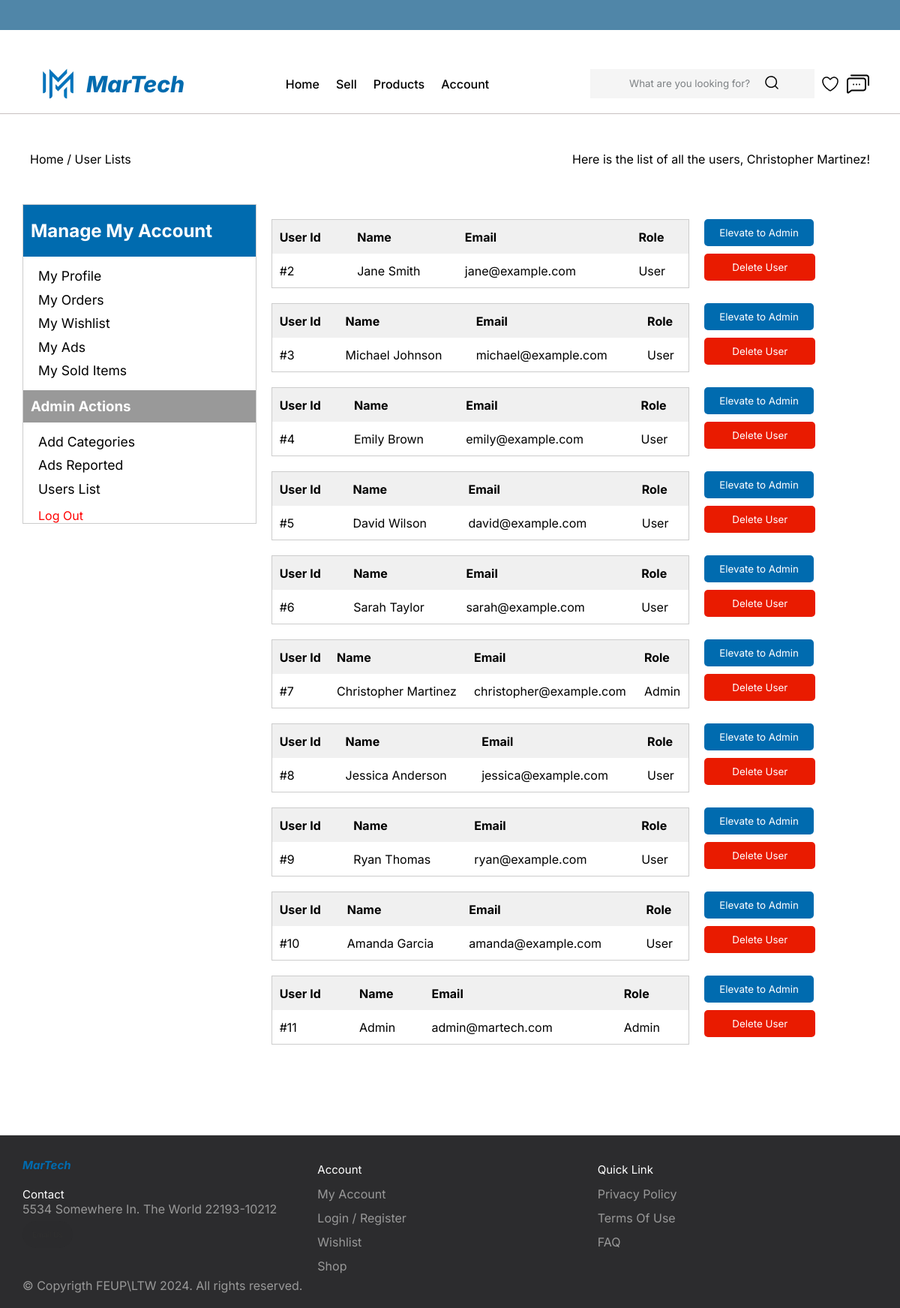
/pages/userlist.php (signed in), run on the app's committed database.
### tables this page shows
CREATE TABLE USERS(
id INT PRIMARY KEY NOT NULL,
name TEXT NOT NULL,
address TEXT,
phone TEXT NOT NULL UNIQUE,
email TEXT NOT NULL UNIQUE,
admin BOOLEAN DEFAULT FALSE,
password TEXT NOT NULL
);

### data/user.php (called while the page is built, shortened)
<?php
    class User {
    static function isAdmin($user_id,$db){
        $query = 'SELECT * FROM Users WHERE id = ?';
        $stmt = $db->prepare($query);
        $stmt->execute(array($user_id));
        $user = $stmt->fetch();
        if($user['admin'] == TRUE){
            return true;
        } else {
            return false;
        }
    }
    static function getAllUsers($db){
        $query = 'SELECT * FROM Users';
        $stmt = $db->prepare($query);
        $stmt->execute();
        $users = $stmt->fetchAll();
        return $users;
    }
}
    ?>

### utils/session.php (called while the page is built, shortened)
<?php
  class Session {
    public function getId() : ?int {
      return isset($_SESSION['id']) ? $_SESSION['id'] : null;
    }
  }
?>

### templates/userlist_tpl.php (the view, shortened to what this page needs)
<?php
  function drawUserList() {
    require_once(__DIR__ . '/../utils/session.php');
    require_once(__DIR__ .'/../data/connection.php');
    require_once(__DIR__ .'/../data/user.php');
    $db = getDatabaseConnection();
    $users = User::getAllUsers($db);
    ?>
    <section class="orders">
    <?php if(!$users){
            echo '<p>No Users yet</p>';
            ?>
            </section>
            <?php
    }
    else {
    foreach ($users as $user){
        $user_id = $user['id'];
        $user_name = $user['name'];
        $user_email = $user['email'];
        $delete_btn_id = 'delete_btn_' . $user['id'];
        $edit_button_id = 'edit_btn_' . $user['id'];
    ?>
    <div class="user_container">
        <table class="order_table">
            <tr>
                <th>User Id</th>
                <th>Name</th>
                <th>Email</th>
                <th>Role</th>
            </tr>
            <tr>
                <td>#<?php echo $user_id;?></td>
                <td><?php echo $user_name;?></td>
                <td><?php echo $user_email;?></td>
                <?php if(User::isAdmin($user_id,$db)){?>
                    <td>Admin</td>
                <?php } else { ?>
                    <td>User</td>
                <?php } ?>
            </tr>
        </table>
        <div class="buttons">
            <button id="<?php echo $edit_button_id;?>" class="elevatebtn">Elevate to Admin</button>
            <button id="<?php echo $delete_btn_id;?>" class = "deletebtn">Delete User</button>
        </div>
    </div>
    <?php
        }
        ?>
        </section>
        <?php
    }
}
?>

### CSS/userlist.css (style rules this page uses)
#order_body { display: flex; flex-direction: column; }
.orders { display: flex; flex-direction: column; gap: 20px; padding: 20px; }
.user_container { display: flex; flex-direction: row; gap: 20px; }
.order_table { width: 100%; border-collapse: collapse; border: 1px solid #ccc; }
.elevatebtn { background-color: #006BAF; color: white; padding: 10px 20px; border: none; border-radius: 5px; cursor: pointer; margin: 0px 0px 10px; font-family:"Inter" ; }
.deletebtn { background-color: #e91b00; color: white; padding: 10px 37px; border: none; border-radius: 5px; cursor: pointer; margin: 0px 0px 10px; font-family:"Inter" ; }
.order_table th { padding: 10px; text-align: left; background-color: #f0f0f0; font-weight: bold; }
.order_table td { padding: 10px; text-align: left; }

### CSS/topbar.css (style rules this page uses)
* { padding: 0px; margin: 0px; box-sizing: border-box; }
html { font-size: 10px; }
body { font-family: "Inter"; font-size: 1.6rem; }

### CSS/footer.css (style rules this page uses)
*, *:before, *:after { box-sizing: border-box; }

### data on the page
users: id "2", name "Jane Smith", email "jane@example.com", shows "User"
users: id "3", name "Michael Johnson", email "michael@example.com", shows "User"
users: id "4", name "Emily Brown", email "emily@example.com", shows "User"
users: id "5", name "David Wilson", email "david@example.com", shows "User"
users: id "6", name "Sarah Taylor", email "sarah@example.com", shows "User"
users: id "7", name "Christopher Martinez", email "christopher@example.com", shows "Admin"
users: id "8", name "Jessica Anderson", email "jessica@example.com", shows "User"
users: id "9", name "Ryan Thomas", email "ryan@example.com", shows "User"
users: id "10", name "Amanda Garcia", email "amanda@example.com", shows "User"
users: id "11", name "Admin", email "admin@martech.com"

### other printed values
$session->getName() "Christopher Martinez"
